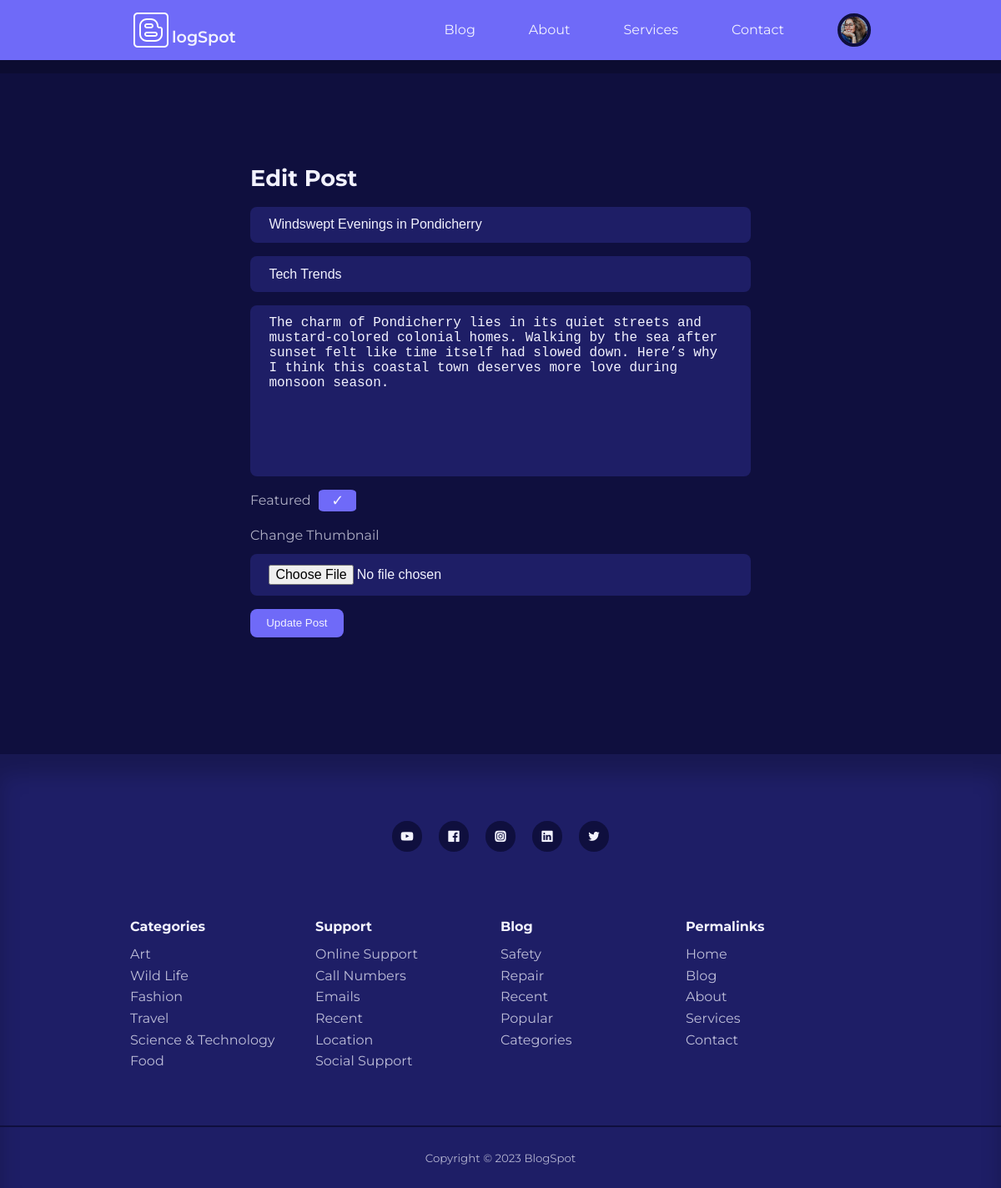
The page /admin/edit-post.php?id=2 (signed in) on the database its author committed.
### tables this page shows
CREATE TABLE `users` (
  `id` int(11) UNSIGNED NOT NULL,
  `firstname` varchar(50) NOT NULL,
  `lastname` varchar(50) NOT NULL,
  `username` varchar(50) NOT NULL,
  `email` varchar(100) NOT NULL,
  `password` varchar(255) NOT NULL,
  `avatar` varchar(255) NOT NULL,
  `admin` tinyint(1) NOT NULL
);

CREATE TABLE `posts` (
  `id` int(11) UNSIGNED NOT NULL,
  `title` varchar(255) NOT NULL,
  `body` text NOT NULL,
  `thumbnail` varchar(255) NOT NULL,
  `date_time` timestamp NOT NULL DEFAULT current_timestamp(),
  `category_id` int(11) UNSIGNED DEFAULT NULL,
  `author_id` int(11) UNSIGNED NOT NULL,
  `is_featured` tinyint(1) NOT NULL
);

### admin/partial/header.php (called while the page is built, shortened)
<?php
require '../partials/header.php';
?>

### admin/edit-post.php (the view, shortened to what this page needs)
<?php
include 'partial/header.php';
$category_query = "SELECT * FROM categories";
$categories = mysqli_query($connection, $category_query);
if(isset($_GET['id'])) {
    $id = filter_var($_GET['id'], FILTER_SANITIZE_NUMBER_INT);
    $query = "SELECT * FROM posts WHERE id=$id";
    $result = mysqli_query($connection, $query);
    $post = mysqli_fetch_assoc($result);
} else {
    header('Location:'. ROOT_URL .'admin/');
    die();
}
?>
<section class="form__section">
    <div class="container form__section-container">
        <h2>Edit Post</h2>
        <form action="<?= ROOT_URL ?>/admin/edit-post-logic.php" enctype="multipart/form-data" method="post">
            <input type="text" name="title" value="<?= $post['title'] ?>" placeholder="Title">
            <select name="category">
                <?php while($category = mysqli_fetch_assoc($categories)) : ?>
                <option value="<?= $category['id'] ?>"><?= $category['title'] ?></option>
                <?php endwhile?>
            </select>
            <textarea rows="10" name="body" placeholder="Post Body"><?= $post['body'] ?></textarea>
            <div class="form__control inline">
                <label for="is__featured">Featured</label>
                <input type="checkbox" id="is__featured" name="is_featured" value="1" checked>
            </div>
            <div class="form__control">
                <label for="thumbnail">Change Thumbnail</label>
                <input type="file" name="thumbnail" id="thumbnail">
            </div>
            <button type="submit" name="submit" class="btn">Update Post</button>
        </form>
    </div>
</section>
<?php
include '../partials/footer.php'
?>

### partials/header.php (shortened to what this page needs)
<?php
require 'config/database.php';
if(isset($_SESSION['user-id'])) {
    $id = filter_var($_SESSION['user-id'], FILTER_SANITIZE_NUMBER_INT);
    $query = "SELECT avatar FROM users WHERE id=$id";
    $result = mysqli_query($connection, $query);
    $avatar = mysqli_fetch_assoc($result);
}
?>
<!DOCTYPE html>
<html lang="en">
<head>
  <link rel="stylesheet" href="<?= ROOT_URL ?>css/styles.css">
  <link rel="stylesheet" href="https://unicons.iconscout.com/release/v4.0.8/css/line.css">
</head>
<body>
    <nav>
        <div class="container nav__container">
            <a href="<?= ROOT_URL ?>" class="nav__logo">logSpot</a>
            <ul class="nav__items">
                <li><a href="<?= ROOT_URL ?>blog.php">Blog</a></li>
                <li><a href="<?= ROOT_URL ?>about.php">About</a></li>
                <li><a href="<?= ROOT_URL ?>services.php">Services</a></li>
                <li><a href="<?= ROOT_URL ?>contact.php">Contact</a></li>
                <?php if(isset($_SESSION['user-id'])) :?>
                <li class="nav__profile">
                    <div class="avatar">
                    <img src="<?= ROOT_URL ?>images/<?= $avatar['avatar'] ?>">
                    </div>
                </li>
                <?php else :?>
                <li><a href="<?= ROOT_URL ?>signin.php">Signin</a></li>
                <?php endif ?>
            </ul>
        </div>
    </nav>

### css/styles.css (style rules this page uses)
:root { --color-primary: #6f6af8; --color-primary-light: hsl(242, 91%, 69%, 18%); --color-primary-variant: #5854c7; --color-red: #da0f3f; --color-red-light: hsl(346, 87%, 46%, 15%); --color-green: #00c476; --color-green-light: hsl(156, 100%, 38%, 15%); --color-gray-900: #1e1e66; --color-gray-700: #2d2b7c; --color-gray-300: rgba(242, 242, 254, 0.3); --color-gray-200: rgba(242, 242, 254, 0.7); --color-white: #f2f2fe; --color-bg: #0f0f3e; --transition: all 300ms ease; --container-width-lg: 74%; --container-width-md: 88%; --form-width: 50%; --card-border-radius-1: 0.3rem; --card-border-radius-2: 0.5rem; --card-border-radius-3: 0.8rem; --card-border-radius-4: 2rem; --card-border-radius-5: 5rem; }
* { margin: 0; padding: 0; outline: 0; border: 0; appearance: none; list-style: none; text-decoration: none; box-sizing: border-box; }
body { font-family: 'Montserrat', sans-serif; line-height: 1.6; color: var(--color-gray-200); overflow-x: hidden; background: var(--color-bg); font-size: 1rem; }
.container { width: var(--container-width-lg); max-width: 1800px; margin-inline: auto; }
section { margin-top: 3rem; width: 100vw; }
h1, h2, h3, h4, h5 { color: var(--color-white); line-height: 1.3; }
h2 { font-size: 1.7rem; margin: 1rem 0; }
a { color: var(--color-white); transition: var(--transition); font-size: 1rem; }
img { display: block; width: 100%; object-fit: cover; }
nav { background: var(--color-primary); width: 100vw; height: 4.5rem; position: fixed; top: 0; z-index: 10; box-shadow: 0 1rem rgba(0 , 0, 0, 0.2); }
.nav__container { height: 100%; display: flex; align-items: center; justify-content: space-between; }
.avatar { width: 2.5rem; height: 2.5rem; border-radius: 50%; overflow: hidden; border: 0.3rem solid var(--color-bg); }
.nav__logo { font-weight: 600; font-size: 1.2rem; height: 50px; }
a.nav__logo svg { margin-bottom: -10px; }
.nav__items { display: flex; align-items: center; gap: 4rem; }
.nav__profile { position: relative; cursor: pointer; }
.btn { display: inline-block; width: fit-content; padding: 0.6rem 1.2rem; background-color: var(--color-primary); border-radius: var(--card-border-radius-2); cursor: pointer; transition: var(--transition); color: var(--color-white); }
.form__section { display: grid; place-items: center; height: 100vh; margin-top: 4.5rem; margin-bottom: 2rem; }
.form__section-container { width: var(--form-width); }
form { display: flex; flex-direction: column; gap: 1rem; }
.form__control { display: flex; flex-direction: column; gap: 0.6rem; }
.form__control.inline { flex-direction: row; }
input, textarea, select { padding: 0.8rem 1.4rem; background: var(--color-gray-900); border-radius: var(--card-border-radius-2); resize: none; color: var(--color-white); font-size: 1rem; }
#is__featured { appearance: none; height: 20px; background: var(--color-gray-900); border-radius: 15%; cursor: pointer; position: relative; }
#is__featured:checked { background: var(--color-primary); }
#is__featured:checked::before { content: '\2713'; display: block; text-align: center; line-height: 20px; font-size: 18px; color: var(--color-white); position: absolute; top: 50%; left: 50%; transform: translate(-50%, -50%); }

### rows shown on the page
users: avatar (picture)
posts: title "Windswept Evenings in Pondicherry", body "The charm of Pondicherry lies in its quiet streets and mustard-colored colonial homes. Walking by the sea after sunset felt like time itself had slowed down. Here’s why I think this coastal town deserves more love during monsoon season."

### other values the page prints
form field category "Tech Trends"
